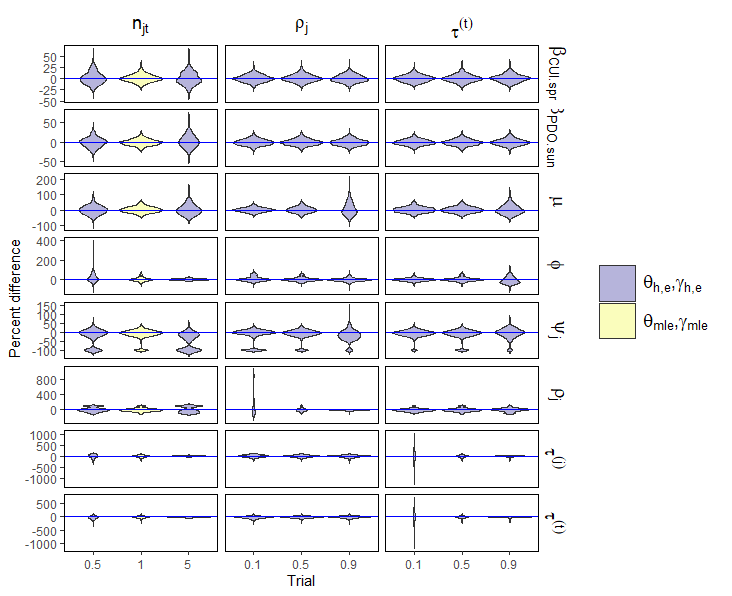

Write the R code that produced this figure.
#Plot the output
load("CorrelationAndSampleSizeExperiment.rData")
simMelt$Experiment <- "Manipulation"
simMelt$Experiment[simMelt$ex==3 & simMelt$ss==1] <- "theta[mle], gamma[mle]"
# simMelt <- as.data.frame(simMelt[simMelt$value<200 & simMelt$value>(-200),])
simMelt$pars <- as.character(simMelt$pars)

#Parameter expressions
simMelt$pars[simMelt$pars=="mu_s"] <- "mu"
simMelt$pars[simMelt$pars=="beta1"] <- "beta[CUI.spr]"
simMelt$pars[simMelt$pars=="beta2"] <- "beta[PDO.sum]"
simMelt$pars[simMelt$pars=="psi_j"] <- "psi[j]"
simMelt$pars[simMelt$pars=="psi_jt"] <- "phi[]"
simMelt$pars[simMelt$pars=="rho_j"] <- "rho[j]"
simMelt$pars[simMelt$pars=="rho2_jt"] <- "tau^(t)"
simMelt$pars[simMelt$pars=="rho1_jt"] <- "tau^(j)"
#Experimental expressions
simMelt$ex[simMelt$ex==3] <- "n[jt]"
simMelt$ex[simMelt$ex==2] <- "tau^(t)"
simMelt$ex[simMelt$ex==1] <- "rho[j]"

#Load the plotting libraries and plot
library(ggplot2)
library(wesanderson)
library(viridis)
p <- ggplot(simMelt, aes(factor(ss),value, fill=Experiment)) +
  facet_grid(vars(factor(pars)),vars(ex), scales = "free", labeller = label_parsed) +
  geom_violin(trim=FALSE,aes(factor(ss)))+
  ylab("Percent difference")+
  xlab("Trial")+
  theme_bw() +
  scale_fill_manual(values=plasma(n=2,alpha=0.3), 
                    labels=expression(paste(bold(theta)[paste(h,",",e)],",",bold(gamma)[paste(h,",",e)]),paste(bold(theta)[mle],",",bold(gamma)[mle])))+
  theme(strip.text.x = element_text(size = 14, colour = "black"))+
  theme(strip.text.y = element_text(size = 14, colour = "black"))+
  theme(panel.grid.major = element_blank(),
        panel.grid.minor = element_blank(),
        strip.background = element_blank(),
        panel.border = element_rect(colour = "black"),
        legend.text=element_text(size=c(14)),
        legend.title = element_blank(),
        legend.text.align = 0,
        legend.box.margin=margin(0,20,0,0))+
  theme(legend.key = element_rect(size = 6),
              legend.key.height = unit(1, "cm"),
              legend.key.width = unit(1, "cm"),
        legend.key.size = unit(30,"cm"))+
    geom_hline(aes(yintercept=0), 
             colour="blue",
             size=0.1)
print(p)
